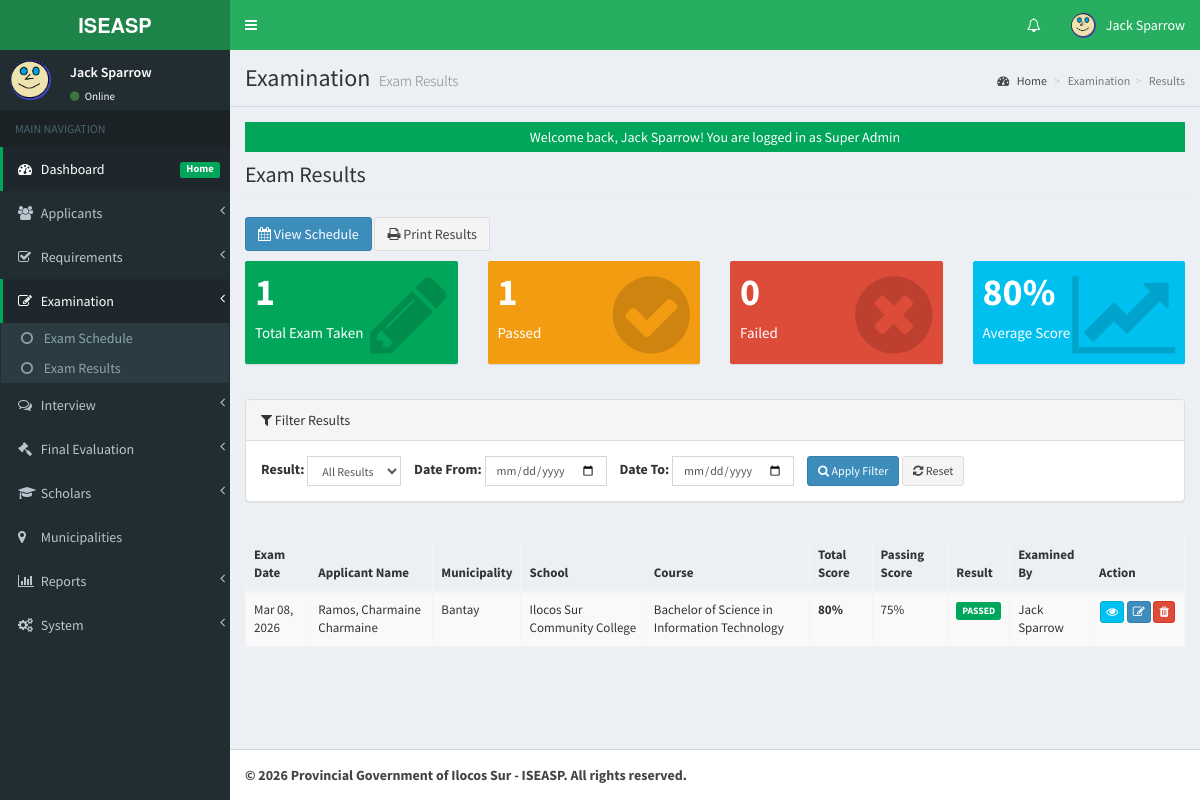
Screenshot of /admin/exam/index.php?view=results (signed in) with the database file from the repository.
### tables this page shows
CREATE TABLE `tblusers` (
  `USERID` int(11) NOT NULL AUTO_INCREMENT,
  `FULLNAME` varchar(150) NOT NULL,
  `USERNAME` varchar(100) NOT NULL,
  `PASS` varchar(255) NOT NULL,
  `ROLE` enum('Super Admin','Admin','Evaluator','Staff') DEFAULT 'Admin',
  `PICLOCATION` varchar(255) DEFAULT NULL,
  `EMAIL` varchar(150) DEFAULT NULL,
  `DATECREATED` datetime DEFAULT current_timestamp(),
  `LAST_LOGIN` datetime DEFAULT NULL,
  `LAST_ACTIVITY` datetime DEFAULT NULL,
  `IP_ADDRESS` varchar(45) DEFAULT NULL,
  PRIMARY KEY (`USERID`),
  UNIQUE KEY `USERNAME` (`USERNAME`),
  KEY `idx_username` (`USERNAME`),
  KEY `idx_role` (`ROLE`)
);

CREATE TABLE `tbl_exam_results` (
  `EXAM_RESULT_ID` int(11) NOT NULL AUTO_INCREMENT,
  `APPLICANTID` int(11) NOT NULL,
  `EXAMINER_ID` int(11) NOT NULL,
  `EXAM_DATE` datetime DEFAULT current_timestamp(),
  `TOTAL_SCORE` int(11) DEFAULT NULL,
  `PASSING_SCORE` int(11) DEFAULT NULL,
  `REMARKS` text DEFAULT NULL,
  `CREATED_AT` datetime DEFAULT current_timestamp(),
  `UPDATED_AT` datetime DEFAULT NULL ON UPDATE current_timestamp(),
  PRIMARY KEY (`EXAM_RESULT_ID`),
  KEY `APPLICANTID` (`APPLICANTID`),
  KEY `EXAMINER_ID` (`EXAMINER_ID`),
  KEY `idx_applicant` (`APPLICANTID`),
  KEY `idx_examiner` (`EXAMINER_ID`),
  CONSTRAINT `fk_exam_applicant` FOREIGN KEY (`APPLICANTID`) REFERENCES `tbl_applicants` (`APPLICANTID`) ON DELETE CASCADE,
  CONSTRAINT `fk_exam_examiner` FOREIGN KEY (`EXAMINER_ID`) REFERENCES `tblusers` (`USERID`)
);

CREATE TABLE `tbl_applicants` (
  `APPLICANTID` int(11) NOT NULL AUTO_INCREMENT,
  `FIRSTNAME` varchar(100) NOT NULL,
  `MIDDLENAME` varchar(100) DEFAULT NULL,
  `LASTNAME` varchar(100) NOT NULL,
  `SUFFIX` varchar(10) DEFAULT NULL,
  `LRN` varchar(12) DEFAULT NULL,
  `BIRTHDATE` date DEFAULT NULL,
  `BIRTHPLACE` varchar(200) DEFAULT NULL,
  `GENDER` enum('Male','Female','Other') DEFAULT NULL,
  `CIVIL_STATUS` enum('Single','Married','Widowed','Separated') DEFAULT 'Single',
  `RELIGION` varchar(100) DEFAULT NULL,
  `NATIONALITY` varchar(50) DEFAULT 'Filipino',
  `PERMANENT_ADDRESS` text DEFAULT NULL,
  `CURRENT_ADDRESS` text DEFAULT NULL,
  `DISTRICT` varchar(100) DEFAULT NULL,
  `MUNICIPALITY` varchar(100) DEFAULT NULL,
  `BARANGAY` varchar(100) DEFAULT NULL,
  `COURSE` varchar(150) NOT NULL,
  `SCHOOL` varchar(150) NOT NULL,
  `YEARLEVEL` varchar(50) NOT NULL,
  `GPA` decimal(5,2) DEFAULT NULL,
  `CONTACT` varchar(20) NOT NULL,
  `EMAIL` varchar(150) NOT NULL,
  `FACEBOOK_URL` varchar(255) DEFAULT NULL,
  `EMERGENCY_CONTACT_NAME` varchar(150) DEFAULT NULL,
  `EMERGENCY_CONTACT_NUMBER` varchar(20) DEFAULT NULL,
  `EMERGENCY_CONTACT_RELATION` varchar(50) DEFAULT NULL,
  `APPLICATION_TYPE` enum('New Applicant','Renewal') DEFAULT 'New Applicant',
  `SCHOOL_YEAR` varchar(20) DEFAULT NULL,
  `SEMESTER` enum('1st Semester','2nd Semester','Summer') DEFAULT '1st Semester',
  `IS_4PS_BENEFICIARY` enum('Yes','No') DEFAULT 'No',
  `IS_INDIGENOUS` enum('Yes','No') DEFAULT 'No',
  `FAMILY_ANNUAL_INCOME` decimal(10,2) DEFAULT NULL,
  `PARENT_OCCUPATION` varchar(100) DEFAULT NULL,
  `STATUS` enum('Pending','Approved','Rejected','For Interview','Qualified','Scholar','Graduated') DEFAULT 'Pending',
  `EXAM_STATUS` enum('Pending','Passed','Failed') DEFAULT 'Pending',
  `REQUIREMENT_STATUS` enum('Complete','Incomplete','Pending') DEFAULT 'Pending',
  `REQUIREMENT_DATE` datetime DEFAULT NULL,
  `EXAM_SLIP_NUMBER` varchar(50) DEFAULT NULL,
  `EXAM_SLIP_GENERATED` datetime DEFAULT NULL,
  `EXAM_DATE` date DEFAULT NULL,
  `EXAM_TIME` time DEFAULT NULL,
  `EXAM_VENUE` varchar(255) DEFAULT NULL,
  `EXAM_NOTES` text DEFAULT NULL,
  `CREATED_BY` int(11) NOT NULL,
  `DATECREATED` datetime DEFAULT current_timestamp(),
  `UPDATED_BY` int(11) DEFAULT NULL,
  `LAST_UPDATED` datetime DEFAULT NULL ON UPDATE current_timestamp(),
  PRIMARY KEY (`APPLICANTID`),
  KEY `CREATED_BY` (`CREATED_BY`),
  KEY `idx_lrn` (`LRN`),
  KEY `idx_status` (`STATUS`),
  KEY `idx_exam_status` (`EXAM_STATUS`),
  KEY `idx_requirement_status` (`REQUIREMENT_STATUS`),
  KEY `idx_school_year` (`SCHOOL_YEAR`),
  KEY `idx_municipality` (`MUNICIPALITY`),
  KEY `idx_district` (`DISTRICT`),
  KEY `idx_datecreated` (`DATECREATED`),
  KEY `idx_updated_by` (`UPDATED_BY`),
  CONSTRAINT `fk_applicant_creator` FOREIGN KEY (`CREATED_BY`) REFERENCES `tblusers` (`USERID`),
  CONSTRAINT `fk_applicant_updater` FOREIGN KEY (`UPDATED_BY`) REFERENCES `tblusers` (`USERID`) ON DELETE SET NULL
);

### admin/exam/results.php (the view, shortened to what the rows shown need)
<div class="row">
    <div class="col-lg-12">
        <h1 class="page-header">Exam Results</h1>
    </div>
</div>
                <?php
                global $mydb;
                $mydb->setQuery("SELECT COUNT(*) as total FROM tbl_exam_results");
                $mydb->executeQuery();
                ?>
                <?php
                $mydb->setQuery("SELECT COUNT(*) as total FROM tbl_exam_results WHERE TOTAL_SCORE >= PASSING_SCORE");
                $mydb->executeQuery();
                ?>
                <?php
                $mydb->setQuery("SELECT COUNT(*) as total FROM tbl_exam_results WHERE TOTAL_SCORE < PASSING_SCORE");
                $mydb->executeQuery();
                ?>
                <?php
                $mydb->setQuery("SELECT AVG(TOTAL_SCORE) as average FROM tbl_exam_results");
                $mydb->executeQuery();
                ?>
<div class="table-responsive">
    <table id="dash-table" class="table table-striped table-bordered table-hover" style="font-size:13px">
        <thead>
            <tr>
                <th>Exam Date</th>
                <th>Applicant Name</th>
                <th>Municipality</th>
                <th>School</th>
                <th>Course</th>
                <th>Total Score</th>
                <th>Passing Score</th>
                <th>Result</th>
                <th>Examined By</th>
                <th width="10%">Action</th>
            </tr>
        </thead>
        <tbody>
            <?php
            $where = array();
            $where_clause = !empty($where) ? "WHERE " . implode(" AND ", $where) : "";
            $sql = "
                SELECT
                    er.*,
                    a.LASTNAME, a.FIRSTNAME, a.MIDDLENAME,
                    a.MUNICIPALITY, a.SCHOOL, a.COURSE,
                    u.FULLNAME as EXAMINER_NAME
                FROM tbl_exam_results er
                INNER JOIN tbl_applicants a ON er.APPLICANTID = a.APPLICANTID
                LEFT JOIN tblusers u ON er.EXAMINER_ID = u.USERID
                $where_clause
                ORDER BY er.EXAM_DATE DESC
            ";
            $mydb->setQuery($sql);
            $mydb->executeQuery();
            $results = $mydb->loadResultList();
            foreach ($results as $r):
                $result_label = ($r->TOTAL_SCORE >= $r->PASSING_SCORE) ?
                    '<span class="label label-success">PASSED</span>' :
                    '<span class="label label-danger">FAILED</span>';
            ?>
            <tr>
                <td><?= date('M d, Y', strtotime($r->EXAM_DATE)) ?></td>
                <td><?= htmlspecialchars($r->LASTNAME . ', ' . $r->FIRSTNAME . ' ' . ($r->MIDDLENAME ?? '')) ?></td>
                <td><?= htmlspecialchars($r->MUNICIPALITY ?? 'N/A') ?></td>
                <td><?= htmlspecialchars($r->SCHOOL ?? 'N/A') ?></td>
                <td><?= htmlspecialchars($r->COURSE ?? 'N/A') ?></td>
                <td><strong><?= $r->TOTAL_SCORE ?>%</strong></td>
                <td><?= $r->PASSING_SCORE ?>%</td>
                <td><?= $result_label ?></td>
                <td><?= htmlspecialchars($r->EXAMINER_NAME ?? 'N/A') ?></td>
                <td class="text-center">
                    <a href="index.php?view=view&id=<?= $r->EXAM_RESULT_ID ?>"
                       class="btn btn-info btn-xs" title="View Details">
                        <i class="fa fa-eye"></i>
                    </a>
                    <a href="index.php?view=edit&id=<?= $r->EXAM_RESULT_ID ?>"
                       class="btn btn-primary btn-xs" title="Edit">
                        <i class="fa fa-edit"></i>
                    </a>
                    <a href="controller.php?action=delete&id=<?= $r->EXAM_RESULT_ID ?>"
                       class="btn btn-danger btn-xs"
                       onclick="return confirm('Delete this exam result?')"
                       title="Delete">
                        <i class="fa fa-trash"></i>
                    </a>
                </td>
            </tr>
            <?php endforeach; ?>
        </tbody>
    </table>
</div>

### admin/theme/templates.php (shortened to what the rows shown need)
<!DOCTYPE html>
<html>
<head>
    <link rel="stylesheet" href="<?php echo web_root;?>bootstrap/css/bootstrap.min.css">
    <link rel="stylesheet" href="<?php echo web_root;?>plugins/font-awesome/css/font-awesome.min.css">
    <link rel="stylesheet" href="<?php echo web_root;?>dist/css/AdminLTE.min.css">
    <link rel="stylesheet" href="<?php echo web_root;?>dist/css/skins/_all-skins.min.css">
    <link rel="stylesheet" href="<?php echo web_root;?>plugins/iCheck/flat/blue.css">
    <link rel="stylesheet" href="<?php echo web_root;?>plugins/datatables/dataTables.bootstrap.css">
    <link rel="stylesheet" href="<?php echo web_root;?>plugins/datepicker/datepicker3.css">
    <link rel="stylesheet" href="<?php echo web_root;?>plugins/daterangepicker/daterangepicker-bs3.css">
    <link rel="stylesheet" href="<?php echo web_root;?>plugins/bootstrap-wysihtml5/bootstrap3-wysihtml5.min.css">
</head>
<body class="hold-transition skin-green fixed sidebar-mini">
    <div class="wrapper">
        <header class="main-header">
            <nav class="navbar navbar-static-top" role="navigation">
                <div class="navbar-custom-menu">
                    <ul class="nav navbar-nav">
                        <?php
                        $user = New User();
                        $singleuser = $user->single_user($_SESSION['ADMIN_USERID']);
                        ?>
                        <li class="dropdown user user-menu">
                            <a href="#" class="dropdown-toggle" data-toggle="dropdown">
                                <img src="<?php echo web_root.'admin/user/photos/'. $singleuser->PICLOCATION;?>" class="user-image" alt="User Image">
                                <span class="hidden-xs"><?php echo $singleuser->FULLNAME; ?></span>
                            </a>
                        </li>
                    </ul>
                </div>
            </nav>
        </header>
        <aside class="main-sidebar">
            <section class="sidebar">
                <div class="user-panel">
                    <div class="pull-left image">
                        <img src="<?php echo web_root.'admin/user/photos/'. $singleuser->PICLOCATION;?>" class="img-circle" alt="User Image"  style="height: 40px;">
                    </div>
                    <div class="pull-left info">
                        <p><?php echo $singleuser->FULLNAME; ?></p>
                        <a href="#"><i class="fa fa-circle text-success"></i> Online</a>
                    </div>
                </div>
            </section>
        </aside>
        <div class="content-wrapper">
            <section class="content-header">
                <h1>
                    <?php echo isset($title) ? $title : 'Dashboard'; ?>
                    <small><?php echo isset($subtitle) ? $subtitle : 'Control Panel'; ?></small>
                </h1>
            </section>
            <section class="content">
                <?php
                if (isset($content) && file_exists($content)) {
                    require_once $content;
                } else {
                    echo '<div class="alert alert-danger">Content file not found!</div>';
                }
                ?>
            </section>
        </div>
    </div>
</body>
</html>

### rows the page displays
tblusers: PICLOCATION (picture), FULLNAME "Jack Sparrow"
tbl_exam_results: EXAM_DATE "Mar 08, 2026", APPLICANTID.MIDDLENAME "Ramos, Charmaine Charmaine", APPLICANTID.MUNICIPALITY "Bantay", APPLICANTID.SCHOOL "Ilocos Sur Community College", APPLICANTID.COURSE "Bachelor of Science in Information Technology", TOTAL_SCORE "80", PASSING_SCORE "75", shows "PASSED", EXAMINER_ID.FULLNAME "Jack Sparrow"

### other values shown
$title "Examination"
$subtitle "Exam Results"
str_replace('_', ' ', $_GET['view']) "Results"
$_SESSION['message'] "Welcome back, Jack Sparrow! You are logged in as Super Admin"
$total->total "1"
$passed->total "1"
$failed->total "0"
$avg->average "80"
